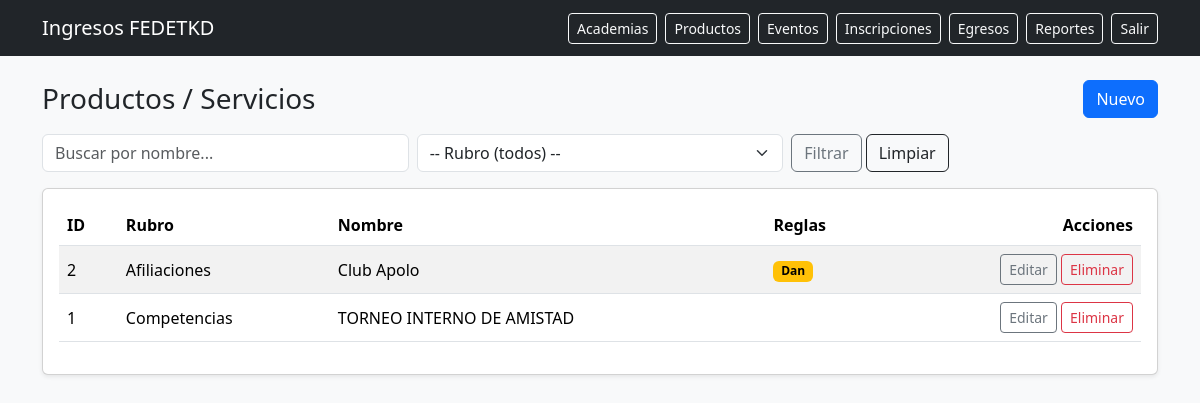
/productos/ (signed in), run on the app's committed database.
### app/models/catalogos.py (models this page shows)
class ProductoServicio(TimestampMixin, db.Model):
    __tablename__ = "productos_servicio"
    id = db.Column(db.Integer, primary_key=True)
    rubro_id = db.Column(db.Integer, db.ForeignKey("rubros.id"), nullable=False, index=True)
    rubro = db.relationship("Rubro", backref=db.backref("productos", lazy=True))
    nombre = db.Column(db.String(190), nullable=False, index=True)
    descripcion = db.Column(db.Text, nullable=True)
    requiere_categoria = db.Column(db.Boolean, default=False, nullable=False)
    requiere_dan = db.Column(db.Boolean, default=False, nullable=False)
    requiere_division_poomsae = db.Column(db.Boolean, default=False, nullable=False)

class Rubro(db.Model):
    __tablename__ = "rubros"
    id = db.Column(db.Integer, primary_key=True)
    codigo = db.Column(db.String(30), unique=True, nullable=False)  # CURSO/AFILIACION/ASCENSO/GAL/COMPETENCIA
    nombre = db.Column(db.String(100), nullable=False)

### app/blueprints/productos/routes.py (the view)
@bp.route("/")
@login_required
def index():
    rubro_id = request.args.get("rubro_id", type=int)
    q = (request.args.get("q") or "").strip()
    query = ProductoServicio.query.join(Rubro).order_by(ProductoServicio.nombre.asc())
    if rubro_id:
        query = query.filter(ProductoServicio.rubro_id == rubro_id)
    if q:
        query = query.filter(ProductoServicio.nombre.ilike(f"%{q}%"))
    productos = query.all()
    rubros = Rubro.query.order_by(Rubro.nombre.asc()).all()
    return render_template("productos/index.html", productos=productos, rubros=rubros, rubro_id=rubro_id, q=q)

### app/models/auth.py (called while the page is built)
@login_manager.user_loader
def load_user(user_id: str):
    return User.query.get(int(user_id))

### app/templates/productos/index.html (shortened to what this page needs)
{% extends "base.html" %}
{% block content %}
<div class="d-flex justify-content-between align-items-center mb-3">
  <h3 class="mb-0">Productos / Servicios</h3>
  <a class="btn btn-primary" href="{{ url_for('productos.nuevo') }}">Nuevo</a>
</div>
<form class="row g-2 mb-3" method="get">
  <div class="col-md-4">
    <input class="form-control" name="q" value="{{ q }}" placeholder="Buscar por nombre...">
  </div>
  <div class="col-md-4">
    <select class="form-select" name="rubro_id">
      <option value="">-- Rubro (todos) --</option>
    </select>
  </div>
  <div class="col-md-4">
    <button class="btn btn-outline-secondary">Filtrar</button>
    <a class="btn btn-outline-dark" href="{{ url_for('productos.index') }}">Limpiar</a>
  </div>
</form>
<div class="card shadow-sm">
  <div class="card-body">
    <table class="table table-striped align-middle">
      <thead>
        <tr>
          <th>ID</th>
          <th>Rubro</th>
          <th>Nombre</th>
          <th>Reglas</th>
          <th class="text-end">Acciones</th>
        </tr>
      </thead>
      <tbody>
      {% for p in productos %}
        <tr>
          <td>{{ p.id }}</td>
          <td>{{ p.rubro.nombre }}</td>
          <td>{{ p.nombre }}</td>
          <td>
            {% if p.requiere_dan %}<span class="badge text-bg-warning">Dan</span>{% endif %}
          </td>
          <td class="text-end">
            <a class="btn btn-sm btn-outline-secondary" href="{{ url_for('productos.editar', producto_id=p.id) }}">Editar</a>
            <form method="post" action="{{ url_for('productos.eliminar', producto_id=p.id) }}" class="d-inline"
                  onsubmit="return confirm('¿Eliminar producto/servicio?');">
              <button class="btn btn-sm btn-outline-danger">Eliminar</button>
            </form>
          </td>
        </tr>
      {% endfor %}
      </tbody>
    </table>
  </div>
</div>
{% endblock %}

### data on the page
ProductoServicio: id "2", rubro.nombre "Afiliaciones", nombre "Club Apolo", requiere_dan "Dan"
ProductoServicio: id "1", rubro.nombre "Competencias", nombre "TORNEO INTERNO DE AMISTAD"
